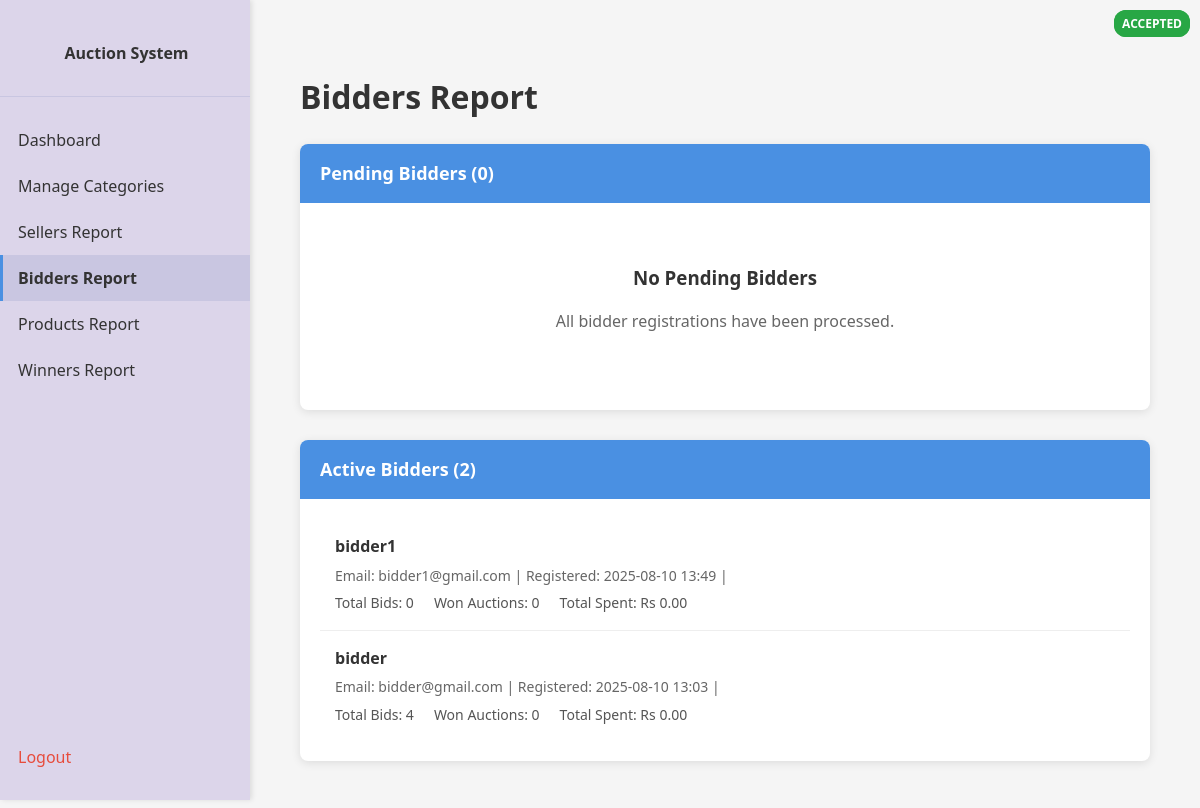
Page /admin/bidders-report (signed in) on the earlier database version.
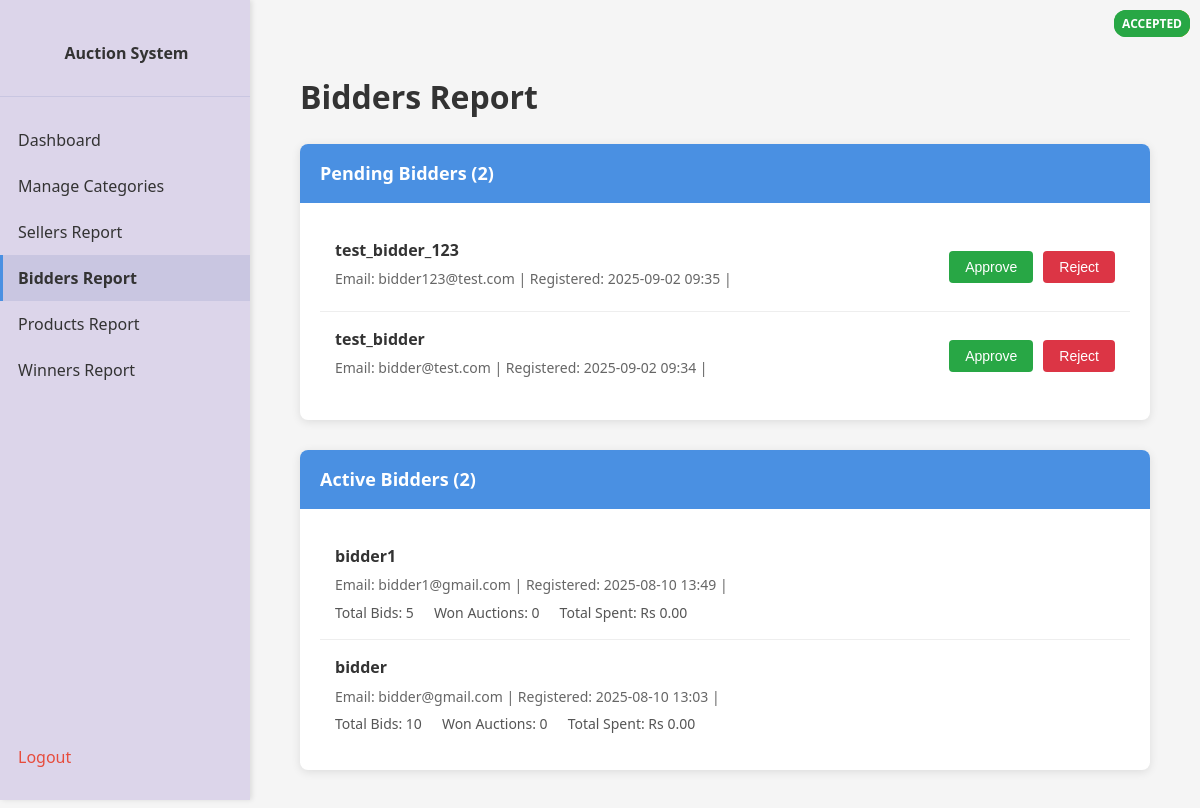
Same page on the later database version.
### app/models.py (models this page shows, shortened)
class User(db.Model):
    __tablename__ = 'users'
    id = db.Column(db.Integer, primary_key=True)
    username = db.Column(db.String(80), unique=True, nullable=False)
    email = db.Column(db.String(120), unique=True, nullable=False)
    password_hash = db.Column(db.String(256), nullable=False)
    role = db.Column(db.String(20), nullable=False)  # 'bidder' or 'seller'
    status = db.Column(db.String(20), nullable=False, default='pending')  # 'pending', 'accepted', 'rejected'
    created_at = db.Column(db.DateTime, default=datetime.now)
    products = db.relationship('Product', backref='seller', lazy=True)
    bids = db.relationship('Bid', backref='bidder', lazy=True)
    won_auctions = db.relationship('AuctionResult', backref='winner', lazy=True)
    search_history = db.relationship('SearchHistory', backref='user', lazy=True)

### app/admin.py (the view)
@admin.route('/admin/bidders-report')
@login_required
@role_required('admin')
def admin_bidders_report():
    bidders = User.query.filter_by(role='bidder').order_by(User.created_at.desc()).all()
    pending_bidders = [user for user in bidders if user.status == 'pending']
    accepted_bidders = [user for user in bidders if user.status == 'accepted']
    rejected_bidders = [user for user in bidders if user.status == 'rejected']
    for bidder in bidders:
        bidder.total_bids = len(bidder.bids)
        bidder.won_auctions_count = len(bidder.won_auctions)
        bidder.total_spent = sum(auction_result.winning_bid for auction_result in bidder.won_auctions)
    return render_template('admin_bidders_report.html',
                         pending_bidders=pending_bidders,
                         accepted_bidders=accepted_bidders,
                         rejected_bidders=rejected_bidders,
                         format_indian_currency=format_indian_currency)

### app/utils.py (called while the page is built, shortened)
def format_indian_currency(amount):
    if amount is None:
        return "Rs 0.00"
    amount_str = f"{amount:.2f}"
    parts = amount_str.split('.')
    integer_part = parts[0]
    decimal_part = parts[1]
    if len(integer_part) <= 3:
        formatted_integer = integer_part
    return f"Rs {formatted_integer}.{decimal_part}"

def login_required(f):
    @wraps(f)
    def decorated_function(*args, **kwargs):
        if 'user_id' not in session:
            return redirect(url_for('main.home'))
        return f(*args, **kwargs)
    return decorated_function

def role_required(role):
    def decorator(f):
        @wraps(f)
        def decorated_function(*args, **kwargs):
            if 'user_id' not in session or session.get('role') != role:
                return redirect(url_for('main.home'))
            return f(*args, **kwargs)
        return decorated_function
    return decorator

### app/templates/admin_bidders_report.html (shortened to what the changed rows need)
<!DOCTYPE html>
<html>
<head>
    <link rel="stylesheet" href="{{ url_for('static', filename='style.css') }}">
</head>
<body>
    <div class="content">
        <div class="report-container">
            <h1>Bidders Report</h1>
            <div class="report-section">
                <div class="section-header">
                    Pending Bidders ({{ pending_bidders|length }})
                </div>
                <div class="bidder-list">
                    {% if pending_bidders %}
                        {% for bidder in pending_bidders %}
                        <div class="bidder-item" data-user-id="{{ bidder.id }}">
                            <div class="bidder-info">
                                <div class="bidder-name">{{ bidder.username }}</div>
                                <div class="bidder-details">
                                    Email: {{ bidder.email }} |
                                    Registered: {{ bidder.created_at.strftime('%Y-%m-%d %H:%M') }} |
                                </div>
                            </div>
                            <div class="bidder-actions">
                                <button class="btn-approve" onclick="approveUser({{ bidder.id }})">Approve</button>
                                <button class="btn-reject" onclick="rejectUser({{ bidder.id }})">Reject</button>
                            </div>
                        </div>
                        {% endfor %}
                    {% else %}
                        <div class="empty-state">
                            <h3>No Pending Bidders</h3>
                            <p>All bidder registrations have been processed.</p>
                        </div>
                    {% endif %}
                </div>
            </div>
            <div class="report-section">
                <div class="bidder-list">
                    {% if accepted_bidders %}
                        {% for bidder in accepted_bidders %}
                        <div class="bidder-item">
                            <div class="bidder-info">
                                <div class="bidder-name">{{ bidder.username }}</div>
                                <div class="bidder-details">
                                    Email: {{ bidder.email }} |
                                    Registered: {{ bidder.created_at.strftime('%Y-%m-%d %H:%M') }} |
                                    <span class="status-badge status-accepted">{{ bidder.status }}</span>
                                </div>
                                <div class="bidder-stats">
                                    <span>Total Bids: {{ bidder.total_bids }}</span>
                                    <span>Won Auctions: {{ bidder.won_auctions_count }}</span>
                                    <span>Total Spent: {{ format_indian_currency(bidder.total_spent) }}</span>
                                </div>
                            </div>
                        </div>
                        {% endfor %}
                    {% else %}
                        <div class="empty-state">
                            <h3>No Active Bidders</h3>
                            <p>No bidders have been approved yet.</p>
                        </div>
                    {% endif %}
                </div>
            </div>
        </div>
    </div>
</body>
</html>

Differences in the rows shown:
added User: username "test_bidder_123", email "bidder123@test.com", created_at "2025-09-02 09:35", shown under "Bidders Report"
added User: username "test_bidder", email "bidder@test.com", created_at "2025-09-02 09:34", shown under "Bidders Report"
computed for User "bidder1": total_bids "0" → "5"
computed for User "bidder": total_bids "4" → "10"
Other differences:
{{ pending_bidders|length }}: "0" → "2"
text no longer shown: "No Pending Bidders All bidder registrations have been processed."
